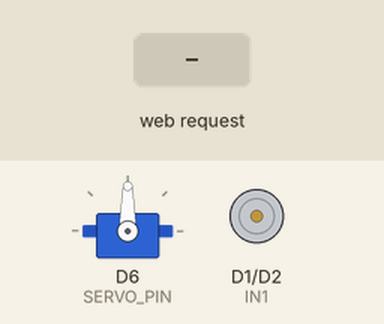
Simulated run of this sketch. Board: ESP8266 (NodeMCU). Parts: servo, motor-driver pin pairs drawn as motors (green arrow = first pin HIGH = forward, orange = second pin HIGH = backward, longer = more drive, scaled by the enable pin). The test bench sets the inputs (shaded band).

Above: at 1.2 s.
1.3 s: HTTP request GET /control?speed=120&steer=120 received
At 2.5 s:
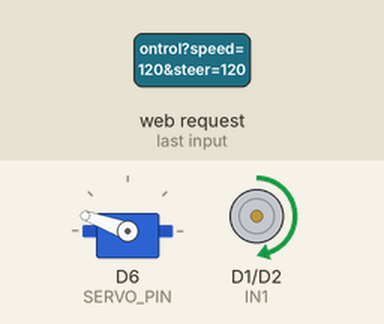
2.8 s: HTTP request GET /control?speed=1&steer=1 received
At 3.6 s:
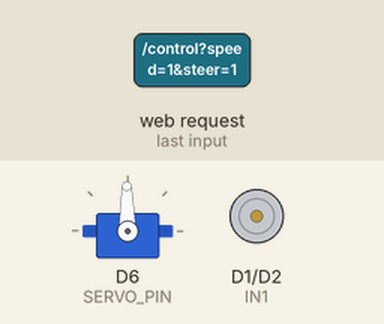
Timing chart, 0 to 5.8 s (numbered marks = the images above; inputs shaded):
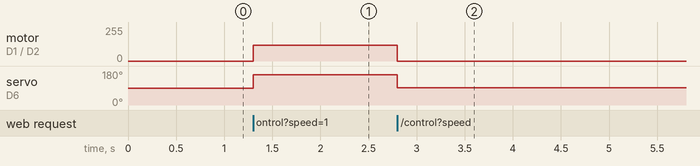

The sketch:

Mobile_RC-car.ino
```cpp
#include <ESP8266WiFi.h>
#include <ESP8266WebServer.h>
#include <Servo.h>

// --- Pin Definitions ---
#define IN1 D1   // L293D Direction Pin 1
#define IN2 D2   // L293D Direction Pin 2
#define ENA D5   // L293D Speed Pin (PWM)
#define SERVO_PIN D6 // Front Servo Pin

// --- Wi-Fi Credentials ---
const char* ssid = "RCCar_NodeMCU";
const char* password = "password123";

ESP8266WebServer server(80);
Servo steeringServo;

// --- Webpage HTML + Low-Latency Async JavaScript ---
const char HTML_PAGE[] PROGMEM = R"rawliteral(
<!DOCTYPE html>
<html>
<head>
  <meta name="viewport" content="width=device-width, initial-scale=1.0, maximum-scale=1.0, user-scalable=no">
  <title>Low-Latency RC Controller</title>
  <style>
    * { box-sizing: border-box; touch-action: none; -webkit-touch-callout: none; -webkit-user-select: none; }
    body {
      background-color: #0d0d0d;
      color: #ffffff;
      font-family: sans-serif;
      margin: 0;
      padding: 0;
      width: 100vw;
      height: 100vh;
      overflow: hidden;
      display: flex;
      justify-content: space-between;
      align-items: center;
    }
    .joystick-zone {
      position: relative;
      width: 160px;
      height: 160px;
      background: #1a1a1a;
      border: 4px solid #00adb5;
      border-radius: 50%;
      margin: 0 5vw;
    }
    .handle {
      position: absolute;
      width: 60px;
      height: 60px;
      background: #00adb5;
      border-radius: 50%;
      top: 50px;
      left: 50px;
      box-shadow: 0 0 15px rgba(0, 173, 181, 0.6);
      pointer-events: none;
    }
    .label {
      position: absolute;
      top: -30px;
      width: 100%;
      text-align: center;
      font-weight: bold;
      color: #00adb5;
    }
  </style>
</head>
<body>

  <!-- Left Joystick: Speed / Rear Motor -->
  <div class="joystick-zone" id="leftZone">
    <div class="label">SPEED</div>
    <div class="handle" id="leftHandle"></div>
  </div>

  <!-- Right Joystick: Steering / Front Servo -->
  <div class="joystick-zone" id="rightZone">
    <div class="label">STEERING</div>
    <div class="handle" id="rightHandle"></div>
  </div>

  <script>
    let currentSpeed = 0;
    let currentSteer = 0;
    let lastSentSpeed = null;
    let lastSentSteer = null;
    let sendInFlight = false;

    const leftZone = document.getElementById('leftZone');
    const leftHandle = document.getElementById('leftHandle');
    const rightZone = document.getElementById('rightZone');
    const rightHandle = document.getElementById('rightHandle');

    // 1. Ultra-fast non-blocking HTTP fetch pipeline
    function sendCommand() {
      if (sendInFlight) return; // Prevent network queue flooding
      if (currentSpeed === lastSentSpeed && currentSteer === lastSentSteer) return;

      sendInFlight = true;
      lastSentSpeed = currentSpeed;
      lastSentSteer = currentSteer;

      fetch(`/control?speed=${currentSpeed}&steer=${currentSteer}`, { keepalive: true })
        .then(() => { sendInFlight = false; })
        .catch(() => { sendInFlight = false; });
    }

    // 2. High-speed 50Hz control loop (20ms)
    setInterval(sendCommand, 20);

    function processTouches(e) {
      e.preventDefault();

      let leftActive = false;
      let rightActive = false;

      const leftRect = leftZone.getBoundingClientRect();
      const rightRect = rightZone.getBoundingClientRect();

      const leftCenterX = leftRect.left + 80;
      const leftCenterY = leftRect.top + 80;
      const rightCenterX = rightRect.left + 80;
      const rightCenterY = rightRect.top + 80;

      const radius = 80; // Boundary limit of 160px diameter circle

      for (let i = 0; i < e.touches.length; i++) {
        const touch = e.touches[i];

        // --- Left Joystick Processing (Speed) ---
        const distLeft = Math.hypot(touch.clientX - leftCenterX, touch.clientY - leftCenterY);
        if (distLeft <= radius) {
          leftActive = true;
          let y = touch.clientY - leftCenterY;
          y = Math.max(-60, Math.min(60, y));
          leftHandle.style.transform = `translate(0px, ${y}px)`;
          currentSpeed = Math.round((-y / 60) * 255);
        }

        // --- Right Joystick Processing (Steering) ---
        const distRight = Math.hypot(touch.clientX - rightCenterX, touch.clientY - rightCenterY);
        if (distRight <= radius) {
          rightActive = true;
          let x = touch.clientX - rightCenterX;
          x = Math.max(-60, Math.min(60, x));
          rightHandle.style.transform = `translate(${x}px, 0px)`;
          currentSteer = Math.round((x / 60) * 70);
        }
      }

      // OUTSIDE CIRCLE / RELEASE RESET LOGIC:
      if (!leftActive) {
        leftHandle.style.transform = 'translate(0px, 0px)';
        currentSpeed = 0;
      }

      if (!rightActive) {
        rightHandle.style.transform = 'translate(0px, 0px)';
        currentSteer = 0;
      }
    }

    // Global touch listeners across the display
    window.addEventListener('touchstart', processTouches, {passive: false});
    window.addEventListener('touchmove', processTouches, {passive: false});
    window.addEventListener('touchend', processTouches, {passive: false});
    window.addEventListener('touchcancel', processTouches, {passive: false});
  </script>
</body>
</html>
)rawliteral";

void handleControl() {
  if (server.hasArg("speed") && server.hasArg("steer")) {
    int speedVal = server.arg("speed").toInt();
    int steerVal = server.arg("steer").toInt();

    // Motor Logic (Rear Wheels)
    if (speedVal > 15) {
      digitalWrite(IN1, HIGH);
      digitalWrite(IN2, LOW);
      analogWrite(ENA, speedVal);
    } else if (speedVal < -15) {
      digitalWrite(IN1, LOW);
      digitalWrite(IN2, HIGH);
      analogWrite(ENA, abs(speedVal));
    } else {
      digitalWrite(IN1, LOW);
      digitalWrite(IN2, LOW);
      analogWrite(ENA, 0);
    }

    // Servo Logic (Front Steering)
    int servoAngle = 90 + steerVal;
    servoAngle = constrain(servoAngle, 20, 160);
    steeringServo.write(servoAngle);

    server.send(200, "text/plain", "OK");
  } else {
    server.send(400, "text/plain", "Bad Request");
  }
}

void setup() {
  pinMode(IN1, OUTPUT);
  pinMode(IN2, OUTPUT);
  pinMode(ENA, OUTPUT);

  digitalWrite(IN1, LOW);
  digitalWrite(IN2, LOW);
  analogWrite(ENA, 0);

  steeringServo.attach(SERVO_PIN);
  steeringServo.write(90);

  WiFi.mode(WIFI_AP);
  WiFi.softAP(ssid, password);

  // Optimizations to reduce latency on ESP8266 WiFi driver
  WiFi.setOutputPower(20.5);

  server.on("/", []() {
    server.send(200, "text/html", HTML_PAGE);
  });
  server.on("/control", handleControl);

  server.begin();
}

void loop() {
  server.handleClient();
}
```

Measured:
- after the input at 1.3 s, motor on D1 (IN1) / D2 (IN2): stopped → forward 120/255 at once; servo on D6 (SERVO_PIN): 90° → 160° at once
- after the input at 2.8 s, motor on D1 (IN1) / D2 (IN2): forward 120/255 → stopped at once; servo on D6 (SERVO_PIN): 160° → 91° at once
